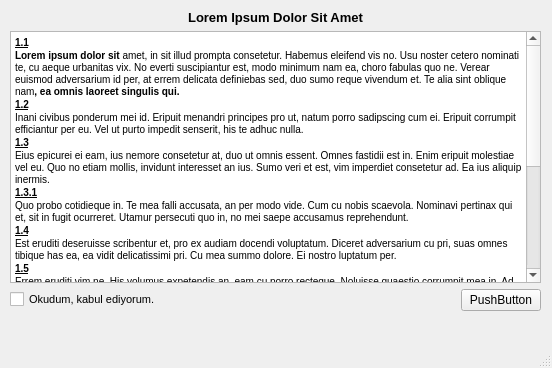
<?xml version="1.0" encoding="UTF-8"?>
<ui version="4.0">
 <class>MainWindow</class>
 <widget class="QMainWindow" name="MainWindow">
  <property name="geometry">
   <rect>
    <x>0</x>
    <y>0</y>
    <width>552</width>
    <height>368</height>
   </rect>
  </property>
  <property name="windowTitle">
   <string>MainWindow</string>
  </property>
  <widget class="QWidget" name="centralwidget">
   <widget class="QWidget" name="verticalLayoutWidget">
    <property name="geometry">
     <rect>
      <x>10</x>
      <y>10</y>
      <width>531</width>
      <height>301</height>
     </rect>
    </property>
    <layout class="QVBoxLayout" name="verticalLayout">
     <item>
      <widget class="QLabel" name="label">
       <property name="text">
        <string>&lt;html&gt;&lt;head/&gt;&lt;body&gt;&lt;p&gt;&lt;span style=&quot; font-size:10pt; font-weight:600;&quot;&gt;Lorem Ipsum Dolor Sit Amet&lt;/span&gt;&lt;/p&gt;&lt;/body&gt;&lt;/html&gt;</string>
       </property>
       <property name="alignment">
        <set>Qt::AlignHCenter|Qt::AlignTop</set>
       </property>
      </widget>
     </item>
     <item>
      <widget class="QTextBrowser" name="textBrowser">
       <property name="html">
        <string>&lt;!DOCTYPE HTML PUBLIC &quot;-//W3C//DTD HTML 4.0//EN&quot; &quot;http://www.w3.org/TR/REC-html40/strict.dtd&quot;&gt;
&lt;html&gt;&lt;head&gt;&lt;meta name=&quot;qrichtext&quot; content=&quot;1&quot; /&gt;&lt;style type=&quot;text/css&quot;&gt;
p, li { white-space: pre-wrap; }
&lt;/style&gt;&lt;/head&gt;&lt;body style=&quot; font-family:'MS Shell Dlg 2'; font-size:7.8pt; font-weight:400; font-style:normal;&quot;&gt;
&lt;p style=&quot; margin-top:0px; margin-bottom:0px; margin-left:0px; margin-right:0px; -qt-block-indent:0; text-indent:0px;&quot;&gt;&lt;span style=&quot; font-weight:600; text-decoration: underline;&quot;&gt;1.1&lt;/span&gt;&lt;/p&gt;
&lt;p style=&quot; margin-top:0px; margin-bottom:0px; margin-left:0px; margin-right:0px; -qt-block-indent:0; text-indent:0px;&quot;&gt;&lt;span style=&quot; font-weight:600;&quot;&gt;Lorem ipsum dolor sit &lt;/span&gt;amet, in sit illud prompta consetetur. Habemus eleifend vis no. Usu noster cetero nominati te, cu aeque urbanitas vix. No everti suscipiantur est, modo minimum nam ea, choro fabulas quo ne. Verear euismod adversarium id per, at errem delicata definiebas sed, duo sumo reque vivendum et. Te alia sint oblique nam&lt;span style=&quot; font-weight:600;&quot;&gt;, ea omnis laoreet singulis qui.&lt;/span&gt;&lt;/p&gt;
&lt;p style=&quot; margin-top:0px; margin-bottom:0px; margin-left:0px; margin-right:0px; -qt-block-indent:0; text-indent:0px;&quot;&gt;&lt;span style=&quot; font-weight:600; text-decoration: underline;&quot;&gt;1.2&lt;/span&gt;&lt;/p&gt;
&lt;p style=&quot; margin-top:0px; margin-bottom:0px; margin-left:0px; margin-right:0px; -qt-block-indent:0; text-indent:0px;&quot;&gt;Inani civibus ponderum mei id. Eripuit menandri principes pro ut, natum porro sadipscing cum ei. Eripuit corrumpit efficiantur per eu. Vel ut purto impedit senserit, his te adhuc nulla.&lt;/p&gt;
&lt;p style=&quot; margin-top:0px; margin-bottom:0px; margin-left:0px; margin-right:0px; -qt-block-indent:0; text-indent:0px;&quot;&gt;&lt;span style=&quot; font-weight:600; text-decoration: underline;&quot;&gt;1.3&lt;/span&gt;&lt;/p&gt;
&lt;p style=&quot; margin-top:0px; margin-bottom:0px; margin-left:0px; margin-right:0px; -qt-block-indent:0; text-indent:0px;&quot;&gt;Eius epicurei ei eam, ius nemore consetetur at, duo ut omnis essent. Omnes fastidii est in. Enim eripuit molestiae vel eu. Quo no etiam mollis, invidunt interesset an ius. Sumo veri et est, vim imperdiet consetetur ad. Ea ius aliquip inermis.&lt;/p&gt;
&lt;p style=&quot; margin-top:0px; margin-bottom:0px; margin-left:0px; margin-right:0px; -qt-block-indent:0; text-indent:0px;&quot;&gt;&lt;span style=&quot; font-weight:600; text-decoration: underline;&quot;&gt;1.3.1&lt;/span&gt;&lt;/p&gt;
&lt;p style=&quot; margin-top:0px; margin-bottom:0px; margin-left:0px; margin-right:0px; -qt-block-indent:0; text-indent:0px;&quot;&gt;Quo probo cotidieque in. Te mea falli accusata, an per modo vide. Cum cu nobis scaevola. Nominavi pertinax qui et, sit in fugit ocurreret. Utamur persecuti quo in, no mei saepe accusamus reprehendunt.&lt;/p&gt;
&lt;p style=&quot; margin-top:0px; margin-bottom:0px; margin-left:0px; margin-right:0px; -qt-block-indent:0; text-indent:0px;&quot;&gt;&lt;span style=&quot; font-weight:600; text-decoration: underline;&quot;&gt;1.4&lt;/span&gt;&lt;/p&gt;
&lt;p style=&quot; margin-top:0px; margin-bottom:0px; margin-left:0px; margin-right:0px; -qt-block-indent:0; text-indent:0px;&quot;&gt;Est eruditi deseruisse scribentur et, pro ex audiam docendi voluptatum. Diceret adversarium cu pri, suas omnes tibique has ea, ea vidit delicatissimi pri. Cu mea summo dolore. Ei nostro luptatum per.&lt;/p&gt;
&lt;p style=&quot; margin-top:0px; margin-bottom:0px; margin-left:0px; margin-right:0px; -qt-block-indent:0; text-indent:0px;&quot;&gt;&lt;span style=&quot; font-weight:600; text-decoration: underline;&quot;&gt;1.5&lt;/span&gt;&lt;/p&gt;
&lt;p style=&quot; margin-top:0px; margin-bottom:0px; margin-left:0px; margin-right:0px; -qt-block-indent:0; text-indent:0px;&quot;&gt;Errem eruditi vim ne. His volumus expetendis an, eam cu porro recteque. Noluisse quaestio corrumpit mea in. Ad mea mundi antiopam, accumsan quaestio laboramus at his.&lt;/p&gt;
&lt;p style=&quot; margin-top:0px; margin-bottom:0px; margin-left:0px; margin-right:0px; -qt-block-indent:0; text-indent:0px;&quot;&gt;&lt;span style=&quot; font-weight:600; text-decoration: underline;&quot;&gt;1.6&lt;/span&gt;&lt;/p&gt;
&lt;p style=&quot; margin-top:0px; margin-bottom:0px; margin-left:0px; margin-right:0px; -qt-block-indent:0; text-indent:0px;&quot;&gt;Sed ipsum mazim iuvaret ut, ad utroque constituam persequeris sea. In audiam scripta tincidunt nam, duo ut summo mandamus. Praesent laboramus no has, vis tota scribentur ne. Has elit meis doming eu, usu adhuc assum forensibus et, et his malis tantas elaboraret. Delenit neglegentur ei mel. No mea aperiri deserunt convenire, usu facer erant eleifend ad.&lt;/p&gt;
&lt;p style=&quot; margin-top:0px; margin-bottom:0px; margin-left:0px; margin-right:0px; -qt-block-indent:0; text-indent:0px;&quot;&gt;&lt;span style=&quot; font-weight:600; text-decoration: underline;&quot;&gt;1.7&lt;/span&gt;&lt;/p&gt;
&lt;p style=&quot; margin-top:0px; margin-bottom:0px; margin-left:0px; margin-right:0px; -qt-block-indent:0; text-indent:0px;&quot;&gt;No sea minim gloriatur, cu mel nihil possit. An animal meliore vis. Nemore tincidunt intellegebat nam at. An eos duis quas, et mel nullam fabulas dolorem. Qui ut tempor ponderum luptatum, ut meliore vivendo necessitatibus sed, te feugiat impedit dissentiunt nam. Vel dolor imperdiet at, et his lucilius neglegentur.&lt;/p&gt;
&lt;p style=&quot; margin-top:0px; margin-bottom:0px; margin-left:0px; margin-right:0px; -qt-block-indent:0; text-indent:0px;&quot;&gt;&lt;span style=&quot; font-weight:600; text-decoration: underline;&quot;&gt;1.8&lt;/span&gt;&lt;/p&gt;
&lt;p style=&quot; margin-top:0px; margin-bottom:0px; margin-left:0px; margin-right:0px; -qt-block-indent:0; text-indent:0px;&quot;&gt;Dicunt offendit vel ea, eum suscipit senserit constituam ex. Vim amet eleifend in, mea at quaeque dignissim urbanitas. Audire ancillae cum at, ei hinc repudiare pro. Saperet eleifend te nam, has quod dicta tempor cu.&lt;/p&gt;
&lt;p style=&quot; margin-top:0px; margin-bottom:0px; margin-left:0px; margin-right:0px; -qt-block-indent:0; text-indent:0px;&quot;&gt;&lt;span style=&quot; font-weight:600; text-decoration: underline;&quot;&gt;1.9&lt;/span&gt;&lt;/p&gt;
&lt;p style=&quot; margin-top:0px; margin-bottom:0px; margin-left:0px; margin-right:0px; -qt-block-indent:0; text-indent:0px;&quot;&gt;An duo viris eruditi epicuri. Pri nibh cibo argumentum an, vix discere deserunt et. Est cu veri sapientem periculis. Nam probo quaerendum voluptatibus te, cum recusabo vituperatoribus ad.&lt;/p&gt;&lt;/body&gt;&lt;/html&gt;</string>
       </property>
      </widget>
     </item>
     <item>
      <layout class="QHBoxLayout" name="horizontalLayout">
       <item>
        <widget class="QCheckBox" name="checkBox">
         <property name="font">
          <font>
           <pointsize>8</pointsize>
           <strikeout>false</strikeout>
           <kerning>true</kerning>
          </font>
         </property>
         <property name="text">
          <string>Okudum, kabul ediyorum.</string>
         </property>
        </widget>
       </item>
       <item>
        <widget class="QPushButton" name="pushButton">
         <property name="sizePolicy">
          <sizepolicy hsizetype="Fixed" vsizetype="Fixed">
           <horstretch>0</horstretch>
           <verstretch>0</verstretch>
          </sizepolicy>
         </property>
         <property name="text">
          <string>PushButton</string>
         </property>
        </widget>
       </item>
      </layout>
     </item>
    </layout>
   </widget>
  </widget>
  <widget class="QMenuBar" name="menubar">
   <property name="geometry">
    <rect>
     <x>0</x>
     <y>0</y>
     <width>552</width>
     <height>26</height>
    </rect>
   </property>
  </widget>
  <widget class="QStatusBar" name="statusbar"/>
 </widget>
 <resources/>
 <connections/>
</ui>
